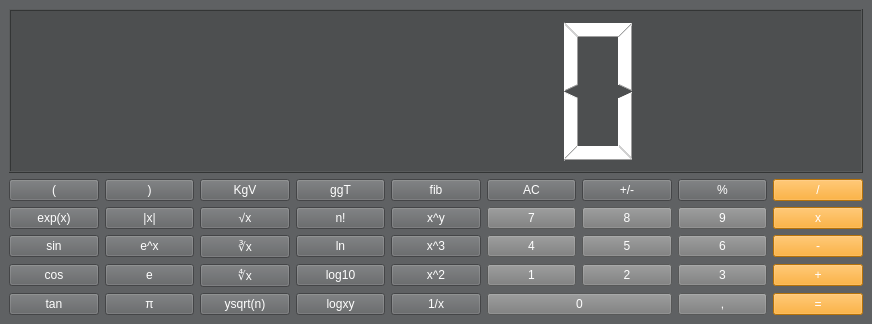
<?xml version="1.0" encoding="UTF-8"?>
<ui version="4.0">
 <class>MainWindow</class>
 <widget class="QMainWindow" name="MainWindow">
  <property name="geometry">
   <rect>
    <x>0</x>
    <y>0</y>
    <width>872</width>
    <height>324</height>
   </rect>
  </property>
  <property name="windowTitle">
   <string>Taschenrechner</string>
  </property>
  <property name="styleSheet">
   <string notr="true">background-color:rgb(95, 97, 99)</string>
  </property>
  <property name="animated">
   <bool>true</bool>
  </property>
  <widget class="QWidget" name="centralwidget">
   <property name="minimumSize">
    <size>
     <width>872</width>
     <height>0</height>
    </size>
   </property>
   <property name="autoFillBackground">
    <bool>false</bool>
   </property>
   <property name="styleSheet">
    <string notr="true"/>
   </property>
   <layout class="QGridLayout" name="gridLayout">
    <item row="4" column="7">
     <widget class="QPushButton" name="zahl5">
      <property name="styleSheet">
       <string notr="true">background-color: rgb(122, 123, 123);
color: rgb(255, 255, 255);</string>
      </property>
      <property name="text">
       <string>5</string>
      </property>
     </widget>
    </item>
    <item row="5" column="1">
     <widget class="QPushButton" name="cosinus">
      <property name="styleSheet">
       <string notr="true">color: rgb(255, 255, 255);</string>
      </property>
      <property name="text">
       <string>cos</string>
      </property>
     </widget>
    </item>
    <item row="2" column="7">
     <widget class="QPushButton" name="zahl8">
      <property name="styleSheet">
       <string notr="true">background-color: rgb(122, 123, 123);
color: rgb(255, 255, 255);</string>
      </property>
      <property name="text">
       <string>8</string>
      </property>
     </widget>
    </item>
    <item row="2" column="3">
     <widget class="QPushButton" name="wurzel">
      <property name="styleSheet">
       <string notr="true">color: rgb(255, 255, 255);</string>
      </property>
      <property name="text">
       <string>√x</string>
      </property>
     </widget>
    </item>
    <item row="5" column="9">
     <widget class="QPushButton" name="addition">
      <property name="styleSheet">
       <string notr="true">background-color: rgb(255, 159, 12);
color: rgb(255, 255, 255);</string>
      </property>
      <property name="text">
       <string>+</string>
      </property>
     </widget>
    </item>
    <item row="4" column="1">
     <widget class="QPushButton" name="sinus">
      <property name="styleSheet">
       <string notr="true">color: rgb(255, 255, 255);</string>
      </property>
      <property name="text">
       <string>sin</string>
      </property>
     </widget>
    </item>
    <item row="1" column="6">
     <widget class="QPushButton" name="reset">
      <property name="styleSheet">
       <string notr="true">color: rgb(255, 255, 255);</string>
      </property>
      <property name="text">
       <string>AC</string>
      </property>
     </widget>
    </item>
    <item row="4" column="8">
     <widget class="QPushButton" name="zahl6">
      <property name="styleSheet">
       <string notr="true">background-color: rgb(122, 123, 123);
color: rgb(255, 255, 255);</string>
      </property>
      <property name="text">
       <string>6</string>
      </property>
     </widget>
    </item>
    <item row="4" column="9">
     <widget class="QPushButton" name="subtraktion">
      <property name="styleSheet">
       <string notr="true">background-color: rgb(255, 159, 12);
color: rgb(255, 255, 255);</string>
      </property>
      <property name="text">
       <string>-</string>
      </property>
     </widget>
    </item>
    <item row="1" column="9">
     <widget class="QPushButton" name="division">
      <property name="styleSheet">
       <string notr="true">background-color: rgb(255, 159, 12);
color: rgb(255, 255, 255);</string>
      </property>
      <property name="text">
       <string>/</string>
      </property>
     </widget>
    </item>
    <item row="4" column="5">
     <widget class="QPushButton" name="kubischx">
      <property name="styleSheet">
       <string notr="true">color: rgb(255, 255, 255);</string>
      </property>
      <property name="inputMethodHints">
       <set>Qt::ImhNone</set>
      </property>
      <property name="text">
       <string>x^3</string>
      </property>
     </widget>
    </item>
    <item row="6" column="2">
     <widget class="QPushButton" name="pi">
      <property name="styleSheet">
       <string notr="true">color: rgb(255, 255, 255);</string>
      </property>
      <property name="text">
       <string>π</string>
      </property>
     </widget>
    </item>
    <item row="2" column="9">
     <widget class="QPushButton" name="multiplikation">
      <property name="styleSheet">
       <string notr="true">background-color: rgb(255, 159, 12);
color: rgb(255, 255, 255);</string>
      </property>
      <property name="text">
       <string>x</string>
      </property>
     </widget>
    </item>
    <item row="6" column="6" colspan="2">
     <widget class="QPushButton" name="zahl0">
      <property name="styleSheet">
       <string notr="true">background-color: rgb(122, 123, 123);
color: rgb(255, 255, 255);</string>
      </property>
      <property name="text">
       <string>0</string>
      </property>
     </widget>
    </item>
    <item row="5" column="5">
     <widget class="QPushButton" name="quadratx">
      <property name="styleSheet">
       <string notr="true">color: rgb(255, 255, 255);</string>
      </property>
      <property name="text">
       <string>x^2</string>
      </property>
     </widget>
    </item>
    <item row="6" column="3">
     <widget class="QPushButton" name="ntewurzel">
      <property name="styleSheet">
       <string notr="true">color: rgb(255, 255, 255);</string>
      </property>
      <property name="text">
       <string>ysqrt(n)</string>
      </property>
     </widget>
    </item>
    <item row="5" column="8">
     <widget class="QPushButton" name="zahl3">
      <property name="styleSheet">
       <string notr="true">background-color: rgb(122, 123, 123);
color: rgb(255, 255, 255);</string>
      </property>
      <property name="text">
       <string>3</string>
      </property>
     </widget>
    </item>
    <item row="2" column="6">
     <widget class="QPushButton" name="zahl7">
      <property name="styleSheet">
       <string notr="true">background-color: rgb(122, 123, 123);
color: rgb(255, 255, 255);</string>
      </property>
      <property name="text">
       <string>7</string>
      </property>
     </widget>
    </item>
    <item row="1" column="5">
     <widget class="QPushButton" name="fib">
      <property name="styleSheet">
       <string notr="true">color: rgb(255, 255, 255);</string>
      </property>
      <property name="text">
       <string>fib</string>
      </property>
     </widget>
    </item>
    <item row="6" column="1">
     <widget class="QPushButton" name="tangens">
      <property name="styleSheet">
       <string notr="true">color: rgb(255, 255, 255);</string>
      </property>
      <property name="text">
       <string>tan</string>
      </property>
     </widget>
    </item>
    <item row="4" column="2">
     <widget class="QPushButton" name="eulerhochx">
      <property name="styleSheet">
       <string notr="true">color: rgb(255, 255, 255);</string>
      </property>
      <property name="text">
       <string>e^x</string>
      </property>
     </widget>
    </item>
    <item row="5" column="2">
     <widget class="QPushButton" name="euler">
      <property name="styleSheet">
       <string notr="true">color: rgb(255, 255, 255);</string>
      </property>
      <property name="text">
       <string>e</string>
      </property>
     </widget>
    </item>
    <item row="1" column="7">
     <widget class="QPushButton" name="negation">
      <property name="styleSheet">
       <string notr="true">color: rgb(255, 255, 255);</string>
      </property>
      <property name="text">
       <string>+/-</string>
      </property>
     </widget>
    </item>
    <item row="4" column="6">
     <widget class="QPushButton" name="zahl4">
      <property name="styleSheet">
       <string notr="true">background-color: rgb(122, 123, 123);
color: rgb(255, 255, 255);</string>
      </property>
      <property name="text">
       <string>4</string>
      </property>
     </widget>
    </item>
    <item row="2" column="8">
     <widget class="QPushButton" name="zahl9">
      <property name="styleSheet">
       <string notr="true">background-color: rgb(122, 123, 123);
color: rgb(255, 255, 255);</string>
      </property>
      <property name="text">
       <string>9</string>
      </property>
     </widget>
    </item>
    <item row="1" column="8">
     <widget class="QPushButton" name="prozent">
      <property name="styleSheet">
       <string notr="true">color: rgb(255, 255, 255);</string>
      </property>
      <property name="text">
       <string>%</string>
      </property>
     </widget>
    </item>
    <item row="6" column="8">
     <widget class="QPushButton" name="komma">
      <property name="styleSheet">
       <string notr="true">background-color: rgb(122, 123, 123);
color: rgb(255, 255, 255);</string>
      </property>
      <property name="text">
       <string>,</string>
      </property>
     </widget>
    </item>
    <item row="6" column="9">
     <widget class="QPushButton" name="gleich">
      <property name="styleSheet">
       <string notr="true">background-color: rgb(255, 159, 12);
color: rgb(255, 255, 255);</string>
      </property>
      <property name="text">
       <string>=</string>
      </property>
     </widget>
    </item>
    <item row="5" column="7">
     <widget class="QPushButton" name="zahl2">
      <property name="styleSheet">
       <string notr="true">background-color: rgb(122, 123, 123);
color: rgb(255, 255, 255);</string>
      </property>
      <property name="text">
       <string>2</string>
      </property>
      <property name="default">
       <bool>false</bool>
      </property>
     </widget>
    </item>
    <item row="2" column="5">
     <widget class="QPushButton" name="xhochy">
      <property name="styleSheet">
       <string notr="true">color: rgb(255, 255, 255);</string>
      </property>
      <property name="text">
       <string>x^y</string>
      </property>
     </widget>
    </item>
    <item row="5" column="6">
     <widget class="QPushButton" name="zahl1">
      <property name="styleSheet">
       <string notr="true">background-color: rgb(122, 123, 123);
color: rgb(255, 255, 255);</string>
      </property>
      <property name="text">
       <string>1</string>
      </property>
     </widget>
    </item>
    <item row="2" column="2">
     <widget class="QPushButton" name="betrag">
      <property name="styleSheet">
       <string notr="true">color: rgb(255, 255, 255);</string>
      </property>
      <property name="text">
       <string>|x|</string>
      </property>
     </widget>
    </item>
    <item row="5" column="3">
     <widget class="QPushButton" name="viertewurzel">
      <property name="styleSheet">
       <string notr="true">color: rgb(255, 255, 255);</string>
      </property>
      <property name="text">
       <string>∜x</string>
      </property>
     </widget>
    </item>
    <item row="4" column="3">
     <widget class="QPushButton" name="drittewurzel">
      <property name="styleSheet">
       <string notr="true">color: rgb(255, 255, 255);</string>
      </property>
      <property name="text">
       <string>∛x</string>
      </property>
     </widget>
    </item>
    <item row="2" column="1">
     <widget class="QPushButton" name="exp">
      <property name="styleSheet">
       <string notr="true">color: rgb(255, 255, 255);</string>
      </property>
      <property name="text">
       <string>exp(x)</string>
      </property>
     </widget>
    </item>
    <item row="6" column="5">
     <widget class="QPushButton" name="standardhyperbel">
      <property name="styleSheet">
       <string notr="true">color: rgb(255, 255, 255);</string>
      </property>
      <property name="text">
       <string>1/x</string>
      </property>
     </widget>
    </item>
    <item row="6" column="4">
     <widget class="QPushButton" name="logxy">
      <property name="styleSheet">
       <string notr="true">color: rgb(255, 255, 255);</string>
      </property>
      <property name="text">
       <string>logxy</string>
      </property>
     </widget>
    </item>
    <item row="5" column="4">
     <widget class="QPushButton" name="log10">
      <property name="styleSheet">
       <string notr="true">color: rgb(255, 255, 255);</string>
      </property>
      <property name="text">
       <string>log10</string>
      </property>
     </widget>
    </item>
    <item row="4" column="4">
     <widget class="QPushButton" name="natlogarithmus">
      <property name="styleSheet">
       <string notr="true">color: rgb(255, 255, 255);</string>
      </property>
      <property name="text">
       <string>ln</string>
      </property>
     </widget>
    </item>
    <item row="2" column="4">
     <widget class="QPushButton" name="fak">
      <property name="styleSheet">
       <string notr="true">color: rgb(255, 255, 255);</string>
      </property>
      <property name="text">
       <string>n!</string>
      </property>
     </widget>
    </item>
    <item row="1" column="4">
     <widget class="QPushButton" name="ggt">
      <property name="styleSheet">
       <string notr="true">color: rgb(255, 255, 255);</string>
      </property>
      <property name="text">
       <string>ggT</string>
      </property>
     </widget>
    </item>
    <item row="1" column="3">
     <widget class="QPushButton" name="kgv">
      <property name="styleSheet">
       <string notr="true">color: rgb(255, 255, 255);</string>
      </property>
      <property name="text">
       <string>KgV</string>
      </property>
     </widget>
    </item>
    <item row="1" column="2">
     <widget class="QPushButton" name="klammerzu">
      <property name="styleSheet">
       <string notr="true">color: rgb(255, 255, 255);</string>
      </property>
      <property name="text">
       <string>)</string>
      </property>
     </widget>
    </item>
    <item row="1" column="1">
     <widget class="QPushButton" name="klammerauf">
      <property name="styleSheet">
       <string notr="true">color: rgb(255, 255, 255);</string>
      </property>
      <property name="text">
       <string>(</string>
      </property>
     </widget>
    </item>
    <item row="0" column="1" colspan="9">
     <widget class="QLCDNumber" name="Display">
      <property name="styleSheet">
       <string notr="true">background-color: rgb(77, 79, 80);
color: rgb(255, 255, 255);</string>
      </property>
     </widget>
    </item>
   </layout>
  </widget>
 </widget>
 <resources/>
 <connections/>
</ui>
